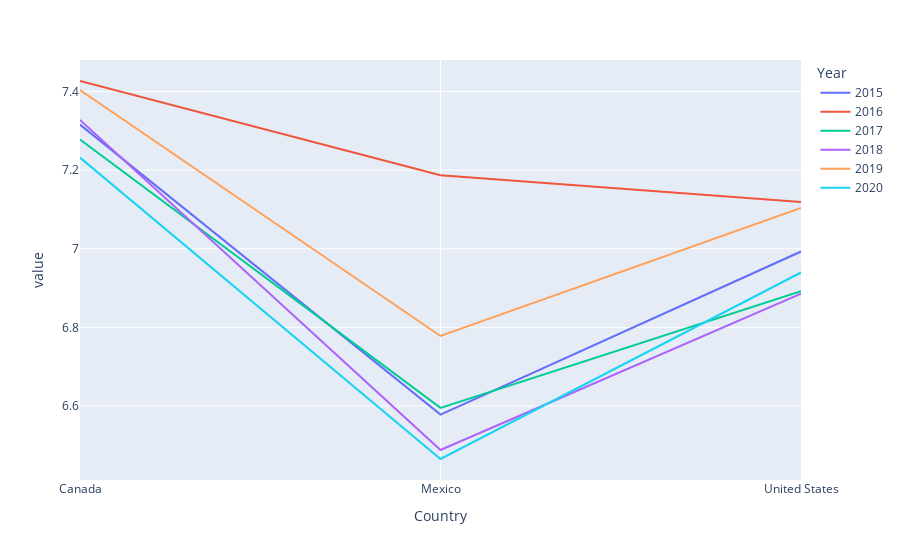

The code cell stored with this chart in its notebook:
### Code cell
px.line(north_a_p)

### Figure 1 — Plotly figure (JSON) as saved in the notebook; plotly's stock layout.template omitted (floating-point values rounded to 4 significant figures)
{"data": [{"hovertemplate": "Year=2015<br>Country=%{x}<br>value=%{y}<extra></extra>", "legendgroup": "2015", "line": {"color": "#636efa", "dash": "solid"}, "marker": {"symbol": "circle"}, "mode": "lines", "name": "2015", "orientation": "v", "showlegend": true, "type": "scatter", "x": ["Canada", "Mexico", "United States"], "xaxis": "x", "y": [7.316, 6.578, 6.993], "yaxis": "y"}, {"hovertemplate": "Year=2016<br>Country=%{x}<br>value=%{y}<extra></extra>", "legendgroup": "2016", "line": {"color": "#EF553B", "dash": "solid"}, "marker": {"symbol": "circle"}, "mode": "lines", "name": "2016", "orientation": "v", "showlegend": true, "type": "scatter", "x": ["Canada", "Mexico", "United States"], "xaxis": "x", "y": [7.427, 7.187, 7.119], "yaxis": "y"}, {"hovertemplate": "Year=2017<br>Country=%{x}<br>value=%{y}<extra></extra>", "legendgroup": "2017", "line": {"color": "#00cc96", "dash": "solid"}, "marker": {"symbol": "circle"}, "mode": "lines", "name": "2017", "orientation": "v", "showlegend": true, "type": "scatter", "x": ["Canada", "Mexico", "United States"], "xaxis": "x", "y": [7.278, 6.595, 6.892], "yaxis": "y"}, {"hovertemplate": "Year=2018<br>Country=%{x}<br>value=%{y}<extra></extra>", "legendgroup": "2018", "line": {"color": "#ab63fa", "dash": "solid"}, "marker": {"symbol": "circle"}, "mode": "lines", "name": "2018", "orientation": "v", "showlegend": true, "type": "scatter", "x": ["Canada", "Mexico", "United States"], "xaxis": "x", "y": [7.328, 6.488, 6.886], "yaxis": "y"}, {"hovertemplate": "Year=2019<br>Country=%{x}<br>value=%{y}<extra></extra>", "legendgroup": "2019", "line": {"color": "#FFA15A", "dash": "solid"}, "marker": {"symbol": "circle"}, "mode": "lines", "name": "2019", "orientation": "v", "showlegend": true, "type": "scatter", "x": ["Canada", "Mexico", "United States"], "xaxis": "x", "y": [7.404, 6.778, 7.104], "yaxis": "y"}, {"hovertemplate": "Year=2020<br>Country=%{x}<br>value=%{y}<extra></extra>", "legendgroup": "2020", "line": {"color": "#19d3f3", "dash": "solid"}, "marker": {"symbol": "circle"}, "mode": "lines", "name": "2020", "orientation": "v", "showlegend": true, "type": "scatter", "x": ["Canada", "Mexico", "United States"], "xaxis": "x", "y": [7.232, 6.465, 6.94], "yaxis": "y"}], "layout": {"legend": {"title": {"text": "Year"}, "tracegroupgap": 0}, "margin": {"t": 60}, "xaxis": {"anchor": "y", "domain": [0, 1], "title": {"text": "Country"}}, "yaxis": {"anchor": "x", "domain": [0, 1], "title": {"text": "value"}}}}
